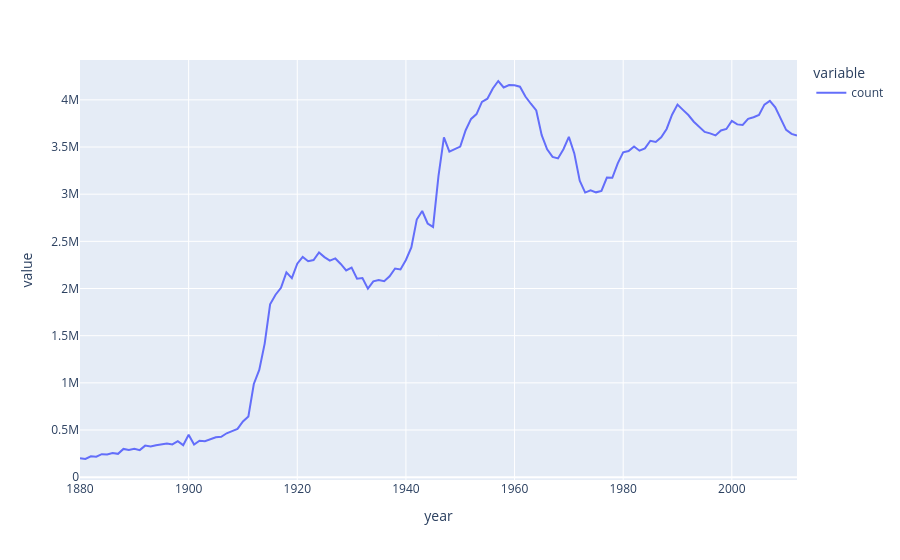

Write notebook code for a chart like this one.
### Markdown cell above
![image](../attachments/pandas_groupby.png)

### Code cell
count_by_year = (baby     # the dataframe
    .groupby('year')      # column to group
    ['count']             # column to aggregate
    .sum()                # how to aggregate
    )
px.line(count_by_year)

### Figure 1 — Plotly figure (JSON) as saved in the notebook; plotly's stock layout.template omitted (floating-point values rounded to 4 significant figures; data arrays with more than 128 entries replaced by an {"elided": "..."} marker saying what was removed)
{"data": [{"hovertemplate": "variable=count<br>year=%{x}<br>value=%{y}<extra></extra>", "legendgroup": "count", "line": {"color": "#636efa", "dash": "solid"}, "marker": {"symbol": "circle"}, "mode": "lines", "name": "count", "orientation": "v", "showlegend": true, "type": "scatter", "x": {"elided": "133 int values"}, "xaxis": "x", "y": {"elided": "133 int values"}, "yaxis": "y"}], "layout": {"legend": {"title": {"text": "variable"}, "tracegroupgap": 0}, "margin": {"t": 60}, "xaxis": {"anchor": "y", "domain": [0, 1], "title": {"text": "year"}}, "yaxis": {"anchor": "x", "domain": [0, 1], "title": {"text": "value"}}}}
